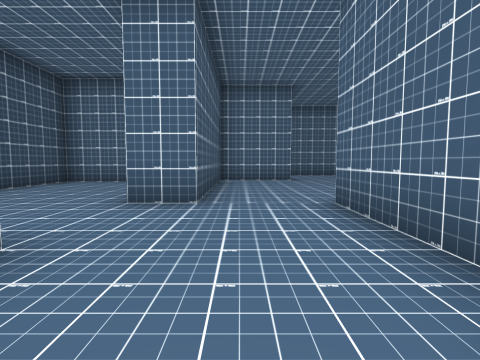
View 1 (above)

17 first-person views from a walk through a scene from a Unity 3-D project. The camera is 1.2 m above the floor, tilts 4° down and sees 85° across. The floor is counted in squares, 2 m on a side. Each view is taken from the middle of a square. On the plan, view 1 faces up. The plan holds only what a view shows up to about 9 squares ahead; the rest is blank.

View 2
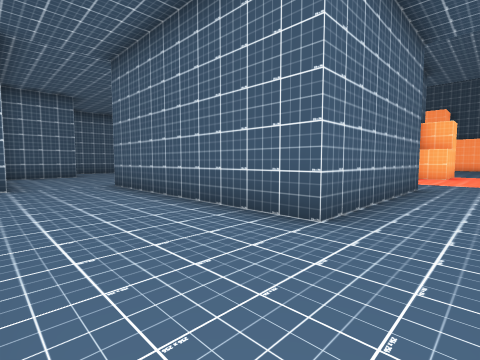

View 3
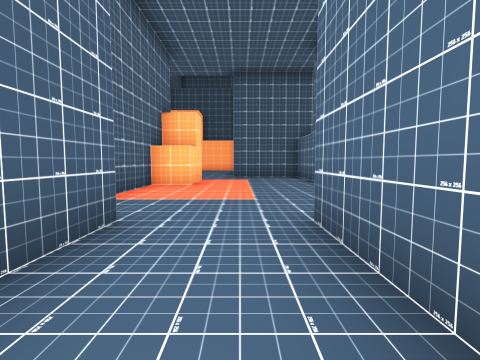

View 4
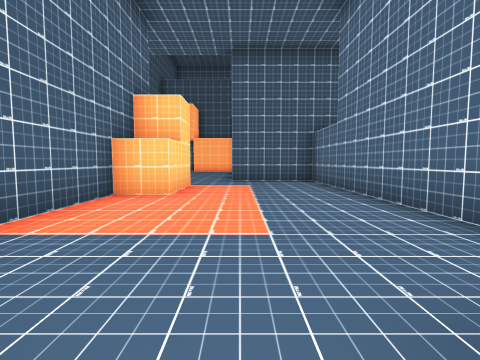

View 5
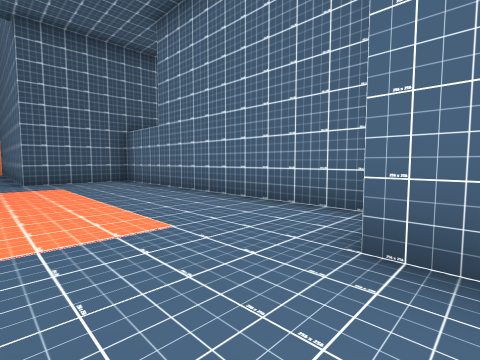

View 6
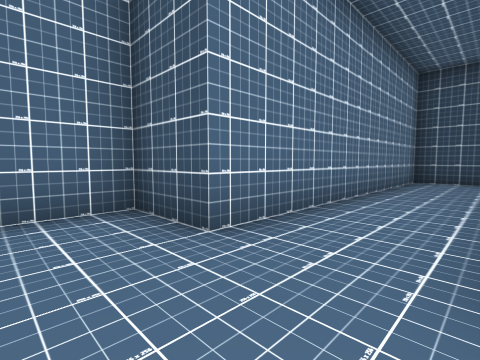

View 7
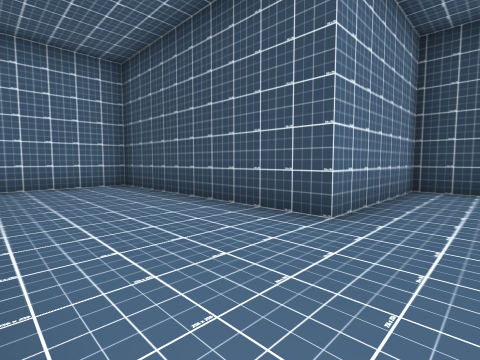

View 8
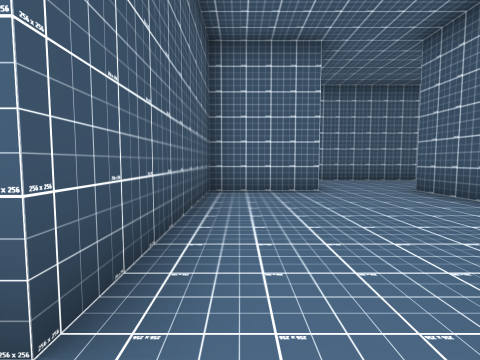

View 9
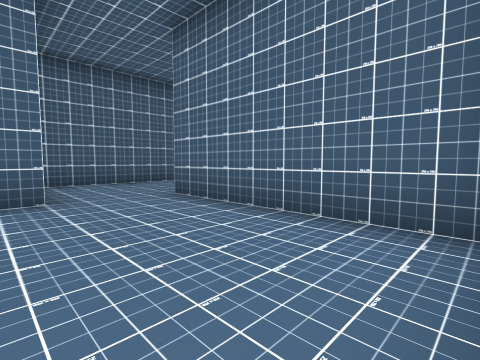

View 10
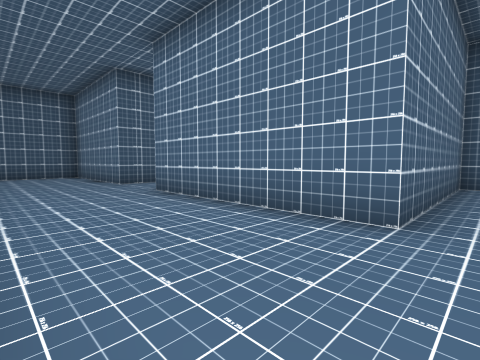

View 11
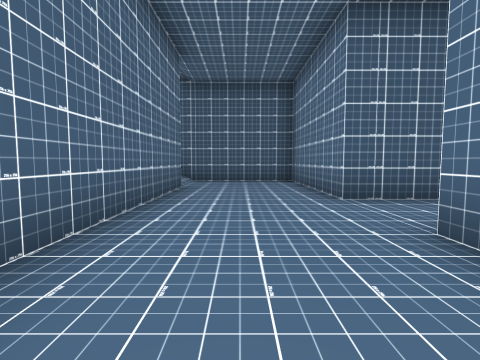

View 12
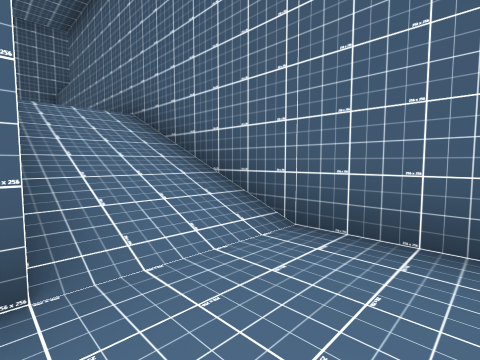

View 13
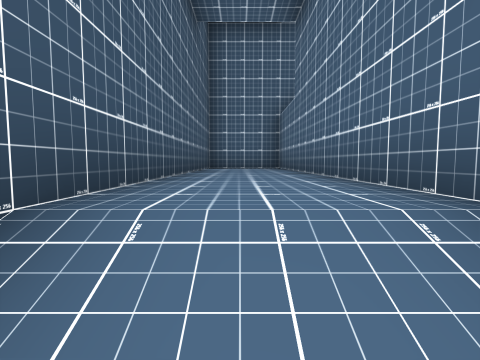

View 14
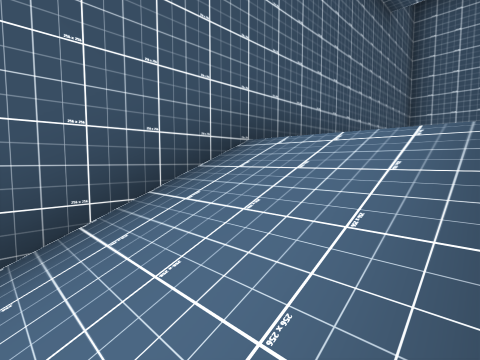

View 15
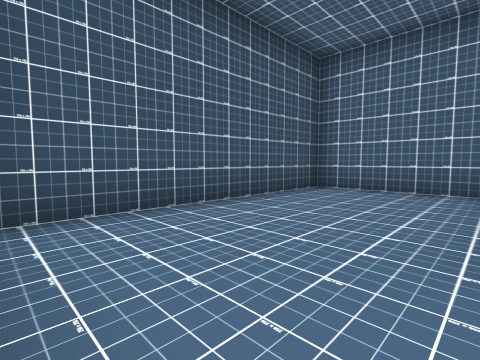

View 16
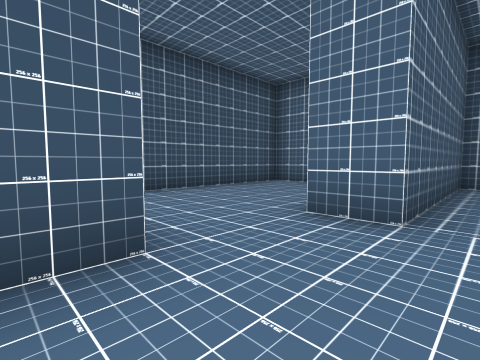

View 17
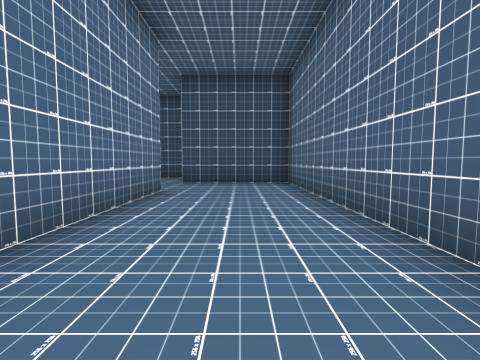

### Floor plan
Key: @ floor where view 1 was taken; # wall or solid block; . main floor; : floor 3 m higher than the main floor; / step, stairs or slope.
Columns run from 5 left of view 1 to 17 right of it. Each row starts with its distance up from view 1.
 22                  ####
 21                  #:/
 20                  #:/
 19                  #::#
 18                  #::#
 17                  #::#
 16                  #::#
 15                  #//#
 14                  #//#
 13                  #//#
 12       ############//#
 11       #.............#
 10       #.............#
  9     ###.............#
  8 #####....#####..#####
  7 #...#....#    ..#
  6 #...#....#
  5 #...#....#
  4 #...#....#
  3 #......#
  2 #......#
  1 ####...#
  0    #.@.#     ###
 -1    #...####....##
 -2    #................
 -3    #...............####
 -4    ########........#
 -5           #........#
 -6           ##########

Positions as (right, up) in squares from view 1, and headings:
1: (0, 0), facing up
2: (-1, -3), facing up-right
3: (3, -3), facing right
4: (5, -3), facing right
5: (5, -2), facing down-right
6: (7, -2), facing down-left
7: (1, 3), facing down-left
8: (0, 3), facing up
9: (1, 4), facing up-right
10: (3, 11), facing down-right
11: (6, 10), facing right
12: (12, 10), facing up-right
13: (13, 14), facing up
14: (14, 13), facing up-left
15: (-2, 2), facing up-left
16: (0, 1), facing up-left
17: (9, 10), facing left
